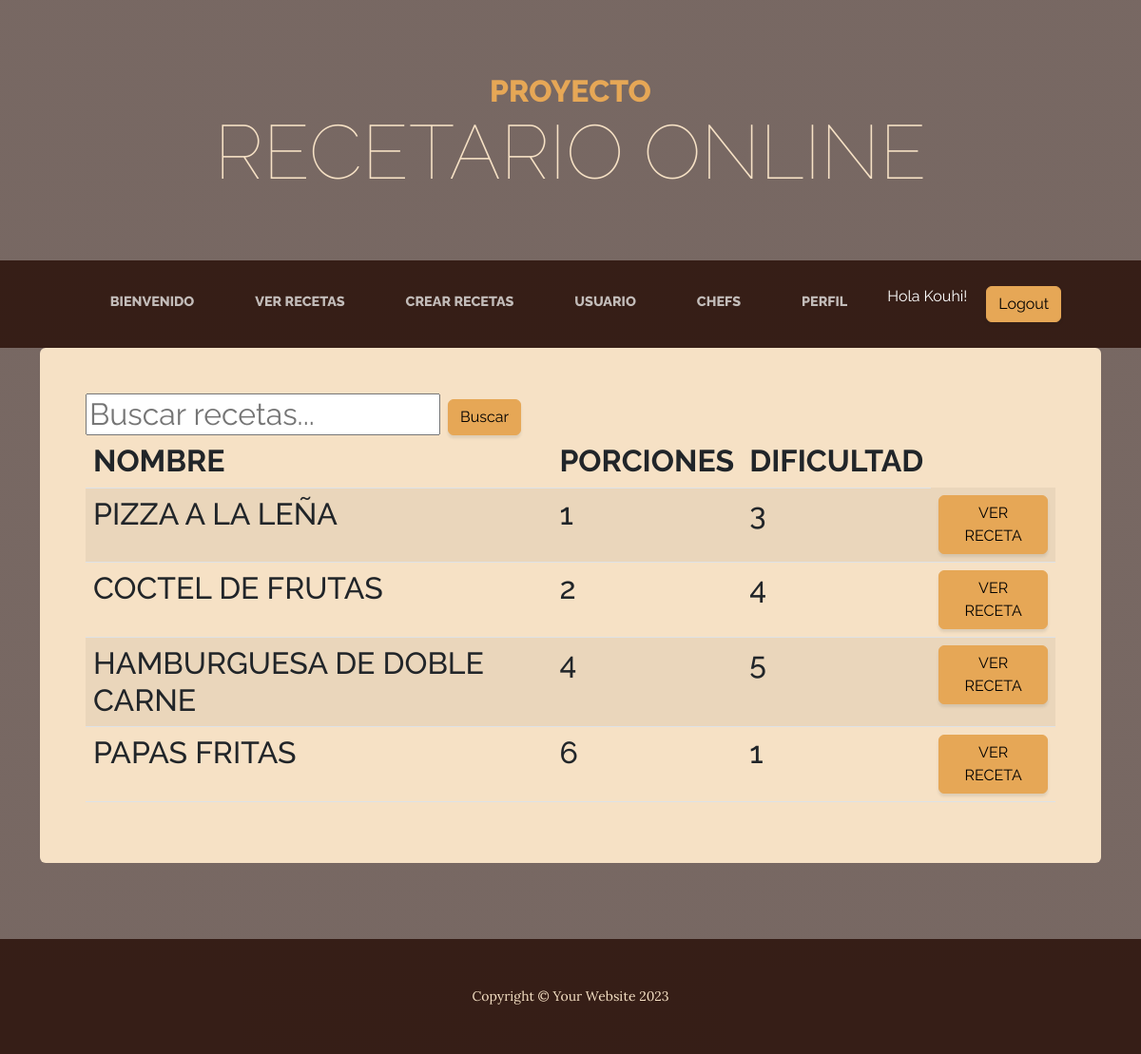
Page /aplicacion/ver_recetas/ (signed in) on the earlier database version.
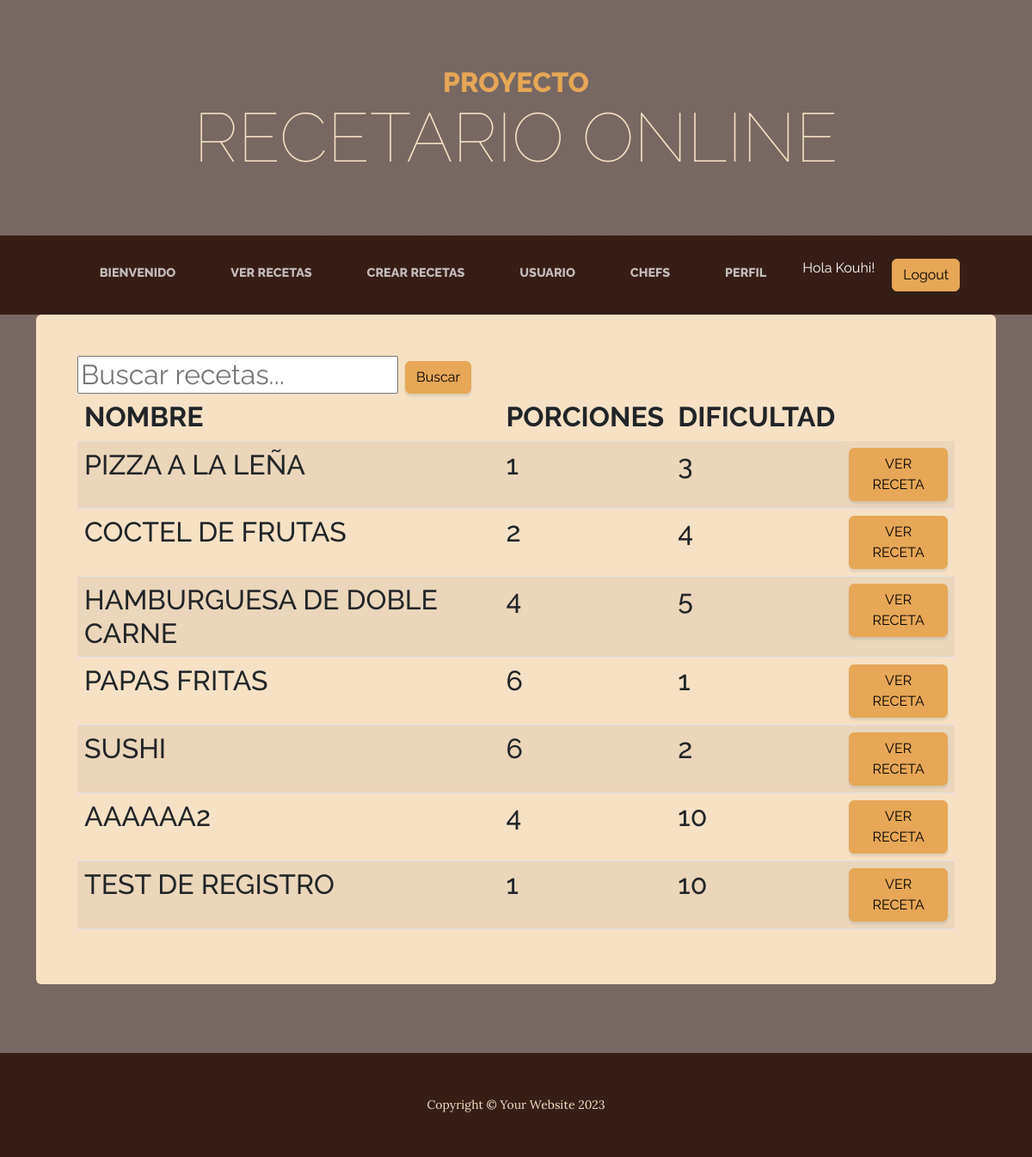
Same page on the later database version.
### aplicacion/models.py (models this page shows, shortened)
class Recetas(models.Model):
    nombre = models.CharField(max_length=60)
    dificultad = models.IntegerField()
    porciones = models.IntegerField()
    ingredientes = models.CharField(max_length=500)
    procedimiento = models.CharField(max_length=500)
    usuario = models.ForeignKey(User, on_delete=models.CASCADE, default=1)

### aplicacion/views.py (the view)
# urls.py: path('ver_recetas/', ver_recetas, name="ver_recetas"),
@login_required
def ver_recetas(request):
    contexto = {'recetass': Recetas.objects.all()}
    return render(request, "aplicacion/ver_recetas.html", contexto)

### aplicacion/templates/aplicacion/ver_recetas.html
{% extends 'aplicacion/home2.html' %}
{% block contenido %}
    <form action="{% url 'buscarRecetas' %}" method="GET">
        <input type="text" name="buscar" placeholder="Buscar recetas...">
        <button type="submit" class="btn btn-primary">Buscar</button>
    </form>
    <table class="table table-striped">
        <thead>
            <tr>
                <th>Nombre</th>
                <th>Porciones</th>
                <th>Dificultad</th>
            </tr>
        </thead>
        <tbody>
            {% for d in recetass %}
                <tr>
                    <td>{{ d.nombre }}</td>
                    <td>{{ d.porciones }}</td>
                    <td>{{ d.dificultad }}</td>
                    <td><a href="{% url 'mostrar_receta' receta_id=d.id %}" class="btn btn-primary">Ver Receta</a></td>
                </tr>
            {% endfor %}
        </tbody>
    </table>
{% endblock contenido %}

Differences in the rows shown:
added Recetas: nombre "SUSHI", porciones "6", dificultad "2"
added Recetas: nombre "AAAAAA2", porciones "4", dificultad "10"
added Recetas: nombre "TEST DE REGISTRO", porciones "1", dificultad "10"
